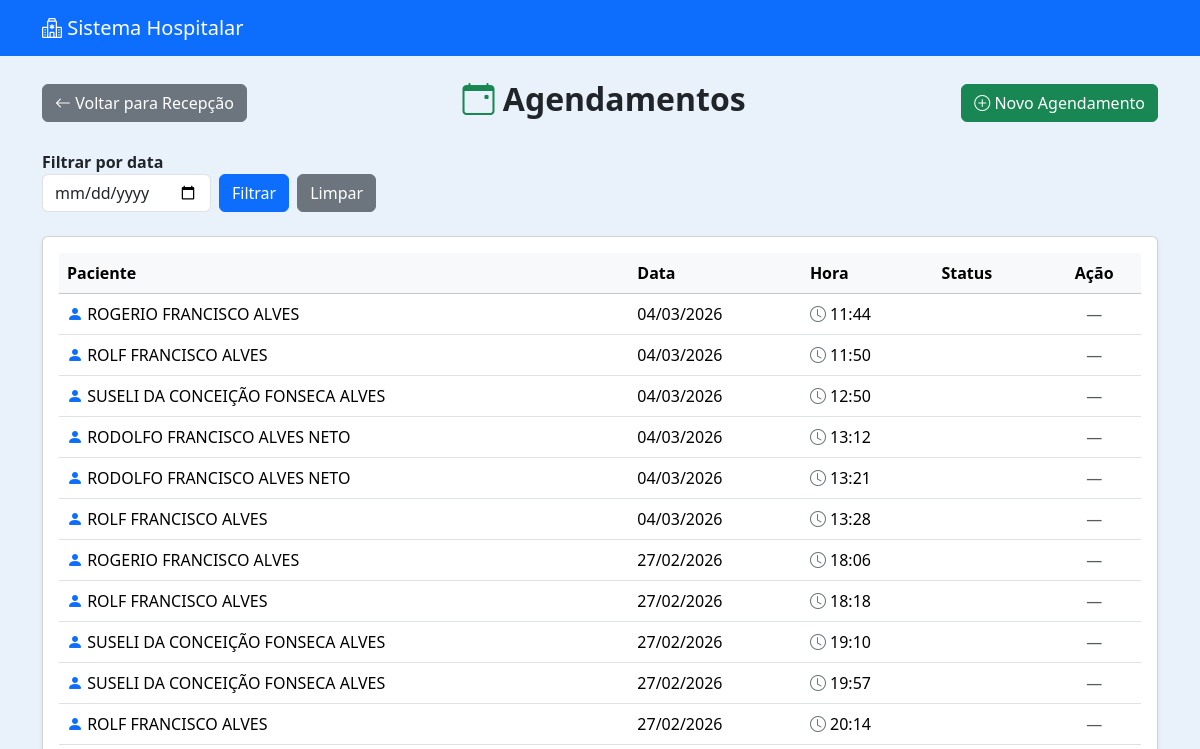
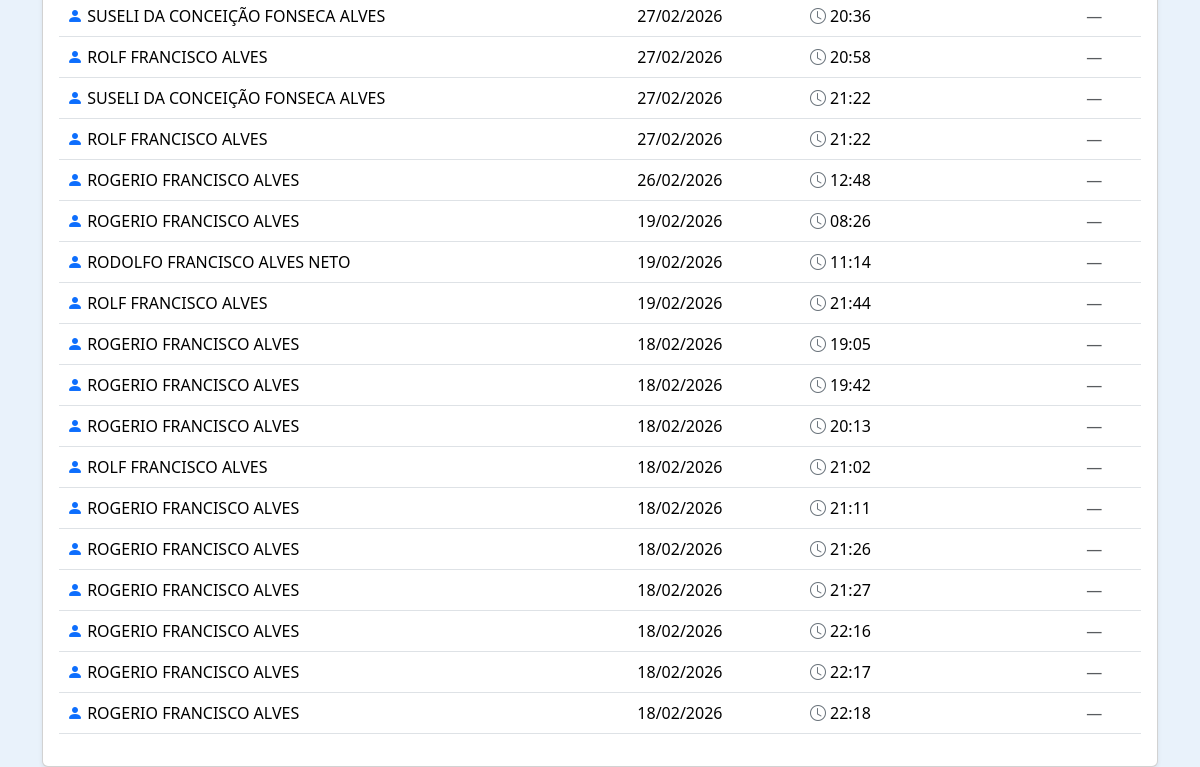
Before: /recepcao/lista/ (signed in) with the older database file (2 pictures, top to bottom).
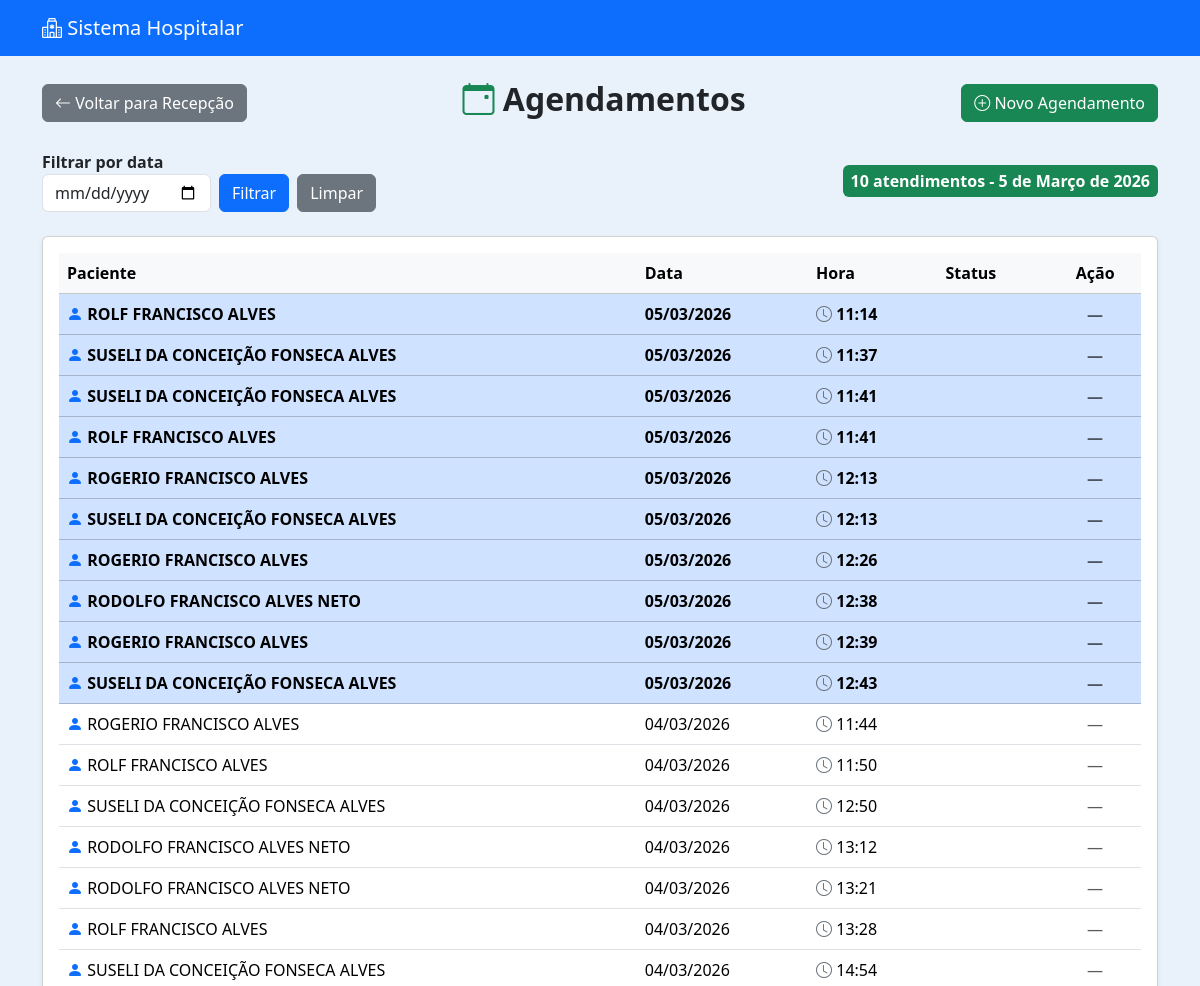
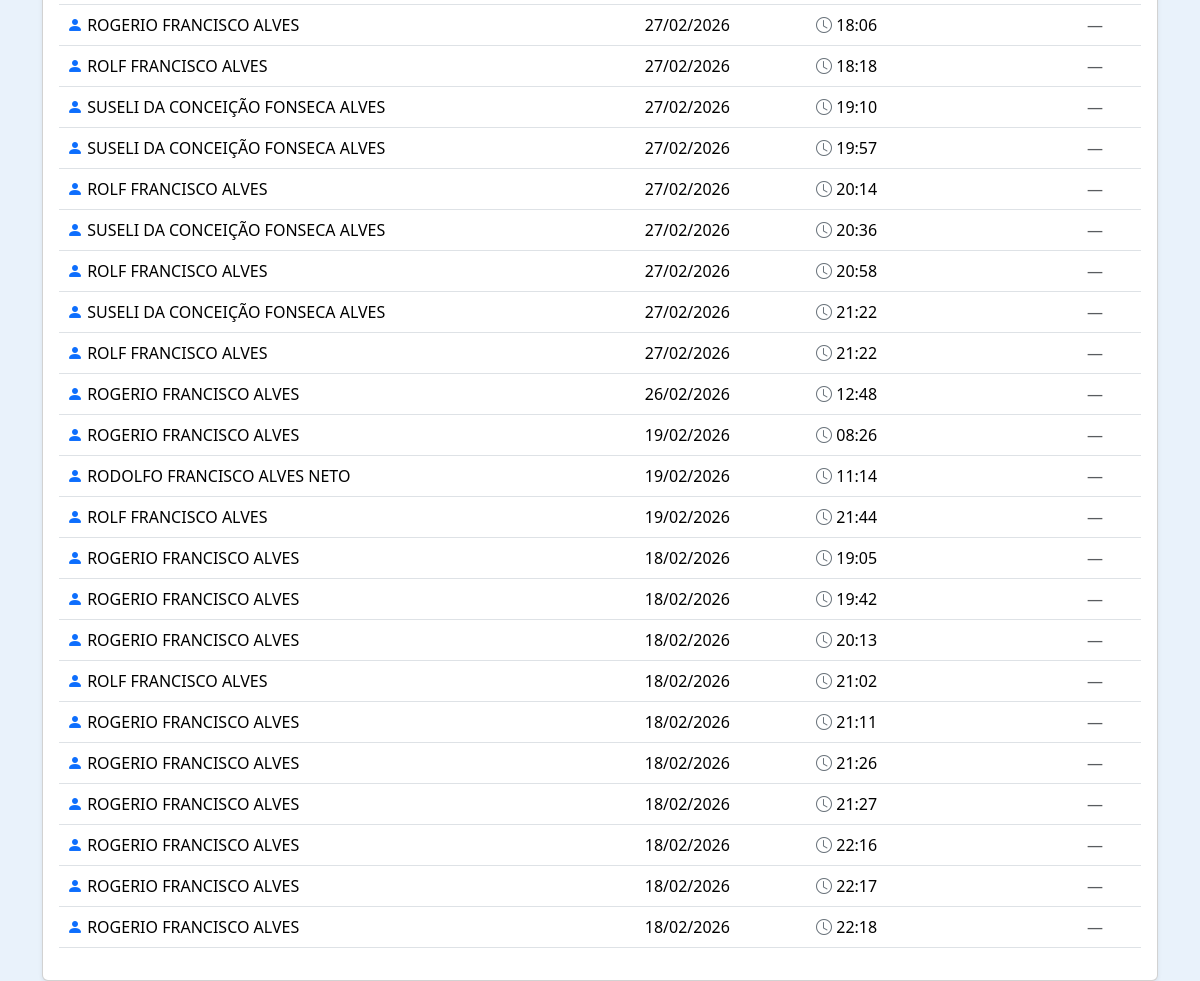
After: the same page with the newer database file (2 pictures, top to bottom).
### recepcao/models.py (models this page shows, shortened)
class Agendamento(models.Model):
    STATUS_CHOICES = [
        ('AGENDADO', 'Agendado'),
        ('TRIAGEM', 'Em Triagem'),
        ('FINALIZADO', 'Finalizado'),
    ]
    paciente = models.ForeignKey(Paciente, on_delete=models.CASCADE)
    data = models.DateField()
    hora = models.TimeField()
    criado_por = models.ForeignKey(User, on_delete=models.SET_NULL, null=True)
    status = models.CharField(max_length=20, choices=STATUS_CHOICES, default='AGENDADO')
    criado_em = models.DateTimeField(auto_now_add=True)

### pacientes/models.py (models this page shows, shortened)
class Paciente(models.Model):
    nome = models.CharField(max_length=100)
    nome_social = models.CharField(max_length=100, blank=True, null=True)
    nome_mae = models.CharField(max_length=100)
    nome_pai = models.CharField(max_length=100, blank=True, null=True)
    cpf = models.CharField(
        max_length=14,
        unique=True,
        validators=[
            RegexValidator(
                r'^\d{3}\.\d{3}\.\d{3}-\d{2}$',
                'CPF inválido! Use XXX.XXX.XXX-XX'
            )
        ]
    )
    data_nascimento = models.DateField()
    SEXO_BIOLOGICO_CHOICES = [
        ('M', 'Masculino'),
        ('F', 'Feminino'),
        ('I', 'Intersexo'),
    ]
    sexo_biologico = models.CharField(max_length=1, choices=SEXO_BIOLOGICO_CHOICES)
    identidade_genero = models.CharField(max_length=50)
    orientacao_sexual = models.CharField(max_length=50)
    NACIONALIDADE_CHOICES = [
        ('BRASILEIRA', 'Brasileira'),
        ('ARGENTINA', 'Argentina'),
        ('BOLIVIANA', 'Boliviana'),
        ('CHILENA', 'Chilena'),
        ('COLOMBIANA', 'Colombiana'),
        ('PARAGUAIA', 'Paraguaia'),
        ('PERUANA', 'Peruana'),
        ('URUGUAIA', 'Uruguaia'),
        ('VENEZUELANA', 'Venezuelana'),
        ('OUTRA', 'Outra'),
    ]
    nacionalidade = models.CharField(
        max_length=20,
        choices=NACIONALIDADE_CHOICES,
        default='BRASILEIRA'
    )
    naturalidade = models.CharField(max_length=100)
    RACA_COR_CHOICES = [
        ('BRANCA', 'Branca'),
        ('PRETA', 'Preta'),
        ('PARDA', 'Parda'),
        ('AMARELA', 'Amarela'),
        ('INDIGENA', 'Indígena'),
    ]
    raca_cor = models.CharField(max_length=10, choices=RACA_COR_CHOICES)
    ESTADO_CIVIL_CHOICES = [
        ('SOLTEIRO', 'Solteiro(a)'),
        ('CASADO', 'Casado(a)'),
        ('DIVORCIADO', 'Divorciado(a)'),
        ('VIUVO', 'Viúvo(a)'),
        ('UNIAO_ESTAVEL', 'União Estável'),
    ]
    estado_civil = models.CharField(max_length=20, choices=ESTADO_CIVIL_CHOICES)
    ESCOLARIDADE_CHOICES = [
        ('SEM_INSTRUCAO', 'Sem instrução'),
        ('FUNDAMENTAL_INCOMPLETO', 'Fundamental incompleto'),
        ('FUNDAMENTAL_COMPLETO', 'Fundamental completo'),
        ('MEDIO_INCOMPLETO', 'Médio incompleto'),
        ('MEDIO_COMPLETO', 'Médio completo'),
        ('SUPERIOR_INCOMPLETO', 'Superior incompleto'),
        ('SUPERIOR_COMPLETO', 'Superior completo'),
        ('POS_GRADUACAO', 'Pós-graduação'),
        ('MESTRADO', 'Mestrado'),
        ('DOUTORADO', 'Doutorado'),
    ]
    escolaridade = models.CharField(max_length=30, choices=ESCOLARIDADE_CHOICES)
    profissao = models.CharField(max_length=50)
    rg = models.CharField(max_length=20)
    orgao_emissor = models.CharField(max_length=10)
    UF_CHOICES = [
        ('AC','AC'), ('AL','AL'), ('AP','AP'), ('AM','AM'),
        ('BA','BA'), ('CE','CE'), ('DF','DF'), ('ES','ES'),
        ('GO','GO'), ('MA','MA'), ('MT','MT'), ('MS','MS'),
        ('MG','MG'), ('PA','PA'), ('PB','PB'), ('PR','PR'),
        ('PE','PE'), ('PI','PI'), ('RJ','RJ'), ('RN','RN'),
        ('RS','RS'), ('RO','RO'), ('RR','RR'), ('SC','SC'),
        ('SP','SP'), ('SE','SE'), ('TO','TO'),
    ]
    uf_rg = models.CharField(max_length=2, choices=UF_CHOICES)
    cep = models.CharField(
        max_length=9,
        validators=[
            RegexValidator(
                r'^\d{5}-\d{3}$',
                'CEP inválido! Use XXXXX-XXX'
            )
        ]
    )
    endereco = models.CharField(max_length=100)
    numero = models.CharField(max_length=10)
    complemento = models.CharField(max_length=50, blank=True, null=True)
    bairro = models.CharField(max_length=50)
    municipio = models.CharField(max_length=50)
    uf = models.CharField(max_length=2, choices=UF_CHOICES)
    ZONA_CHOICES = [
        ('URBANA', 'Urbana'),
        ('RURAL', 'Rural'),
    ]
    zona = models.CharField(max_length=6, choices=ZONA_CHOICES)
    telefone_fixo = models.CharField(
        max_length=15,
        blank=True,
        null=True,
        validators=[
            RegexValidator(
                r'^\(\d{2}\)\s\d{4}-\d{4}$',
                'Telefone inválido! Use (XX) XXXX-XXXX'
            )
        ]
    )
    celular = models.CharField(
        max_length=15,
        validators=[
            RegexValidator(
                r'^\(\d{2}\)\s\d{5}-\d{4}$',
                'Celular inválido! Use (XX) XXXXX-XXXX'
            )
        ]
    )
    whatsapp = models.BooleanField(default=False)
    email = models.EmailField(blank=True, null=True)
    cartao_sus = models.CharField(max_length=18, blank=True, null=True)
    criado_por = models.ForeignKey(
        User,
        on_delete=models.SET_NULL,
        null=True,
        blank=True,
        related_name='pacientes_criados'
    )
    data_criacao = models.DateTimeField(default=timezone.now, editable=False)
    data_atualizacao = models.DateTimeField(auto_now=True)

### recepcao/views.py (the view)
# urls.py: path('lista/', views.lista_agendamentos, name='lista_agendamentos'),
@login_required
def lista_agendamentos(request):
    agendamentos = Agendamento.objects.all().order_by('-data', 'hora')
    data_filtro = request.GET.get('data')
    if data_filtro:
        agendamentos = agendamentos.filter(data=data_filtro)
        atendimentos_dia = agendamentos.count()
    else:
        hoje = timezone.now().date()  # <<=== ALTERAÇÃO
        agendamentos_hoje = agendamentos.filter(data=hoje)
        atendimentos_dia = agendamentos_hoje.count()
    today = timezone.now().date()  # <<=== ALTERAÇÃO
    context = {
        'agendamentos': agendamentos,
        'atendimentos_dia': atendimentos_dia,
        'data_filtro': data_filtro or today,
        'today': today,
    }
    return render(request, 'recepcao/lista.html', context)

### recepcao/templates/recepcao/lista.html (shortened to what this page needs)
{% extends 'usuarios/base.html' %}
{% block content %}
<div class="d-flex justify-content-between align-items-center mb-4">
    <a href="{% url 'recepcao_dashboard' %}" class="btn btn-secondary">
        <i class="bi bi-arrow-left"></i> Voltar para Recepção
    </a>
    <h2 class="fw-bold">
        <i class="bi bi-calendar-event text-success"></i>
        Agendamentos
    </h2>
    <a href="{% url 'agendar_paciente' %}" class="btn btn-success">
        <i class="bi bi-plus-circle"></i> Novo Agendamento
    </a>
</div>
<div class="d-flex align-items-center mb-4 flex-wrap">
    <form method="GET" class="d-flex align-items-end me-3">
        <div class="me-2">
            <label for="data" class="form-label fw-semibold mb-0">Filtrar por data</label>
            <input type="date" class="form-control" id="data" name="data" value="{{ request.GET.data }}">
        </div>
        <div class="d-flex align-items-end">
            <button type="submit" class="btn btn-primary me-2">Filtrar</button>
            <a href="{% url 'lista_agendamentos' %}" class="btn btn-secondary">Limpar</a>
        </div>
    </form>
    {% if atendimentos_dia %}
        <h5 class="mb-0 ms-auto">
            {% if atendimentos_dia <= 10 %}
                <span class="badge bg-success fs-6 p-2">
                    {{ atendimentos_dia }} atendimentos - {{ data_filtro }}
                </span>
            {% elif atendimentos_dia <= 20 %}
                <span class="badge bg-warning text-dark fs-6 p-2">
                    {{ atendimentos_dia }} atendimentos - {{ data_filtro }}
                </span>
            {% else %}
                <span class="badge bg-danger fs-6 p-2">
                    {{ atendimentos_dia }} atendimentos - {{ data_filtro }}
                </span>
            {% endif %}
        </h5>
    {% endif %}
</div>
<div class="card shadow-sm">
    <div class="card-body">
        {% if agendamentos %}
            <div class="table-responsive">
                <table class="table table-hover align-middle">
                    <thead class="table-light">
                        <tr>
                            <th>Paciente</th>
                            <th>Data</th>
                            <th>Hora</th>
                            <th>Status</th>
                            <th class="text-center">Ação</th>
                        </tr>
                    </thead>
                    <tbody>
                        {% for a in agendamentos %}
                        <tr {% if a.data == today %} class="table-primary fw-bold" {% endif %}>
                            <td><i class="bi bi-person-fill text-primary"></i> {{ a.paciente.nome }}</td>
                            <td>{{ a.data|date:"d/m/Y" }}</td>
                            <td><i class="bi bi-clock text-secondary"></i> {{ a.hora|time:"H:i" }}</td>
                            <td>
                            </td>
                            <td class="text-center">
                                {% if a.status == "AGENDADO" %}
                                    <a href="{% url 'enviar_para_triagem' a.id %}" class="btn btn-sm btn-primary">
                                        <i class="bi bi-arrow-right-circle"></i> Enviar
                                    </a>
                                {% else %}
                                    <span class="text-muted">—</span>
                                {% endif %}
                            </td>
                        </tr>
                        {% endfor %}
                    </tbody>
                </table>
            </div>
        {% else %}
            <div class="text-center py-4">
                <i class="bi bi-calendar-x fs-1 text-muted"></i>
                <p class="text-muted mt-2">Nenhum agendamento encontrado.</p>
            </div>
        {% endif %}
    </div>
</div>
{% endblock %}

### usuarios/templates/usuarios/base.html (shortened to what this page needs)
<!DOCTYPE html>
<html lang="pt-br">
<head>
    <link href="https://cdn.jsdelivr.net/npm/bootstrap@5.3.2/dist/css/bootstrap.min.css" rel="stylesheet">
    <link rel="stylesheet" href="https://cdn.jsdelivr.net/npm/bootstrap-icons@1.11.1/font/bootstrap-icons.css">
    <link href="https://cdn.jsdelivr.net/npm/select2@4.1.0-rc.0/dist/css/select2.min.css" rel="stylesheet" />
</head>
<body>
    <nav class="navbar navbar-expand-lg navbar-dark bg-primary">
        <div class="container">
            <span class="navbar-brand">
                <i class="bi bi-hospital"></i> Sistema Hospitalar
            </span>
        </div>
    </nav>
    <div class="container mt-4">
        {% block content %}
        {% endblock %}
    </div>
</body>
</html>

### usuarios/templates/usuarios/base.html (style rules this page uses)
body { background-color: #e9f2fb; }

Changed rows visible on the page:
added Agendamento: paciente.nome "ROLF FRANCISCO ALVES", data "05/03/2026", hora "11:14"
added Agendamento: paciente.nome "SUSELI DA CONCEIÇÃO FONSECA ALVES", data "05/03/2026", hora "11:37"
added Agendamento: paciente.nome "SUSELI DA CONCEIÇÃO FONSECA ALVES", data "05/03/2026", hora "11:41"
added Agendamento: paciente.nome "ROLF FRANCISCO ALVES", data "05/03/2026", hora "11:41"
added Agendamento: paciente.nome "ROGERIO FRANCISCO ALVES", data "05/03/2026", hora "12:13"
added Agendamento: paciente.nome "SUSELI DA CONCEIÇÃO FONSECA ALVES", data "05/03/2026", hora "12:13"
added Agendamento: paciente.nome "ROGERIO FRANCISCO ALVES", data "05/03/2026", hora "12:26"
added Agendamento: paciente.nome "RODOLFO FRANCISCO ALVES NETO", data "05/03/2026", hora "12:38"
added Agendamento: paciente.nome "ROGERIO FRANCISCO ALVES", data "05/03/2026", hora "12:39"
added Agendamento: paciente.nome "SUSELI DA CONCEIÇÃO FONSECA ALVES", data "05/03/2026", hora "12:43"
added Agendamento: paciente.nome "SUSELI DA CONCEIÇÃO FONSECA ALVES", data "04/03/2026", hora "14:54"
Other visible differences:
{{ atendimentos_dia }}: (not shown) → "10"
{{ data_filtro }}: (not shown) → "5 de Março de 2026"
text now shown: "atendimentos -"
